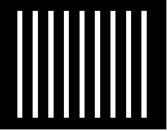
%> input picture 大三下数字图像处理/20200520/homework5-1.jpg, 168 x 131 px
$ octave test1.m   (GNU Octave 9; MATLAB toolbox functions it lacks are replaced by stand-ins)
%> lines starting %> are read from the running program, lines starting %| are printed output that depends on the picture
clc
clear

src=imread('homework5-1.jpg');
%> src is the input picture: size 131x168x3 uint8; min 0, max 255, mean 62.8
src=im2double(src);
%> src: size 131x168x3 double
f1=fspecial('average',[3,3]);
output1=imfilter(src,f1);
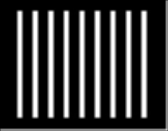
%> output1: size 131x168x3 double; min 0, max 1, mean 0.242
subplot(2,3,1);imshow(output1);title('3*3算术均值');

output4=exp(imfilter(log(src),fspecial('average',3)));
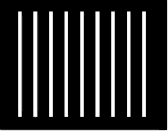
%> output4: size 131x168x3 double; min 0, max 1, mean 0.172
subplot(2,3,4);imshow(output4,[]);title('3*3几何均值滤波');

f2=fspecial('average',[5,5]);
output2=imfilter(src,f2);
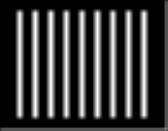
%> output2: size 131x168x3 double; min 0, max 1, mean 0.239
subplot(2,3,2);imshow(output2);title('5*5算术均值');

output5=exp(imfilter(log(src),fspecial('average',5)));
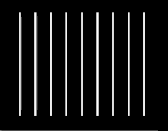
%> output5: size 131x168x3 double; min 0, max 1, mean 0.0834
subplot(2,3,5);imshow(output5,[]);title('5*5几何均值滤波');

f3=fspecial('average',[9,9]);
output3=imfilter(src,f3);
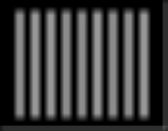
%> output3: size 131x168x3 double; min 0, max 0.598, mean 0.237
subplot(2,3,3);imshow(output3);title('9*9算术均值');

output6=exp(imfilter(log(src),fspecial('average',9)));
%> output6: size 131x168x3 double; every value is 0
subplot(2,3,6);imshow(output6,[]);title('9*9几何均值滤波');
